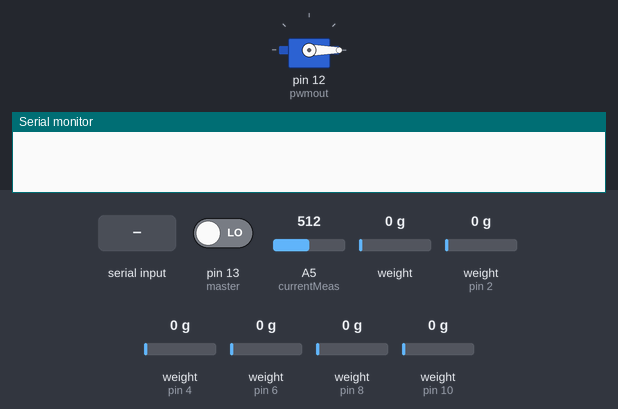
Simulated run of this sketch. Board: Arduino Uno, built with avr-gcc and run on an emulated ATmega328P. Shown: servo, the last lines printed to the serial monitor. The test bench sets the inputs (shaded band); at power-on: pin 13 (master) LOW, A5 (currentMeas) = 512, weight on the scale 0 g, weight on the scale (sensors on pin 2, pin 4, pin 6, pin 8, pin 10) 0 g.

Above: at 7.2 s.
7.3 s: pin 13 (master) driven HIGH
At 7.9 s:
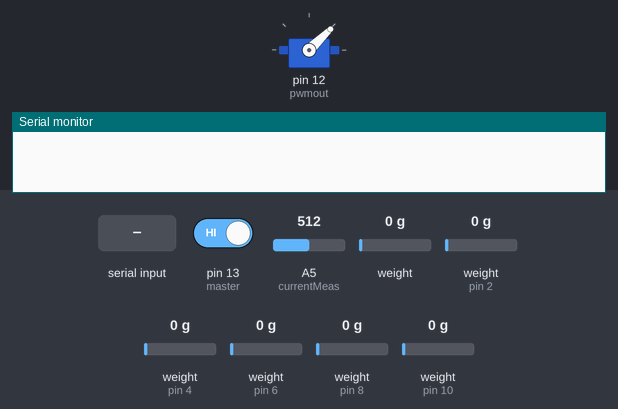
8.8 s: "1\n" received over Serial
At 9.5 s:
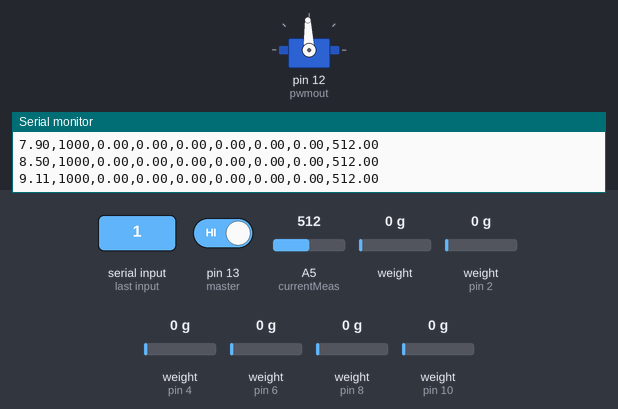
11.2 s: pin 13 (master) driven LOW
At 11.9 s:
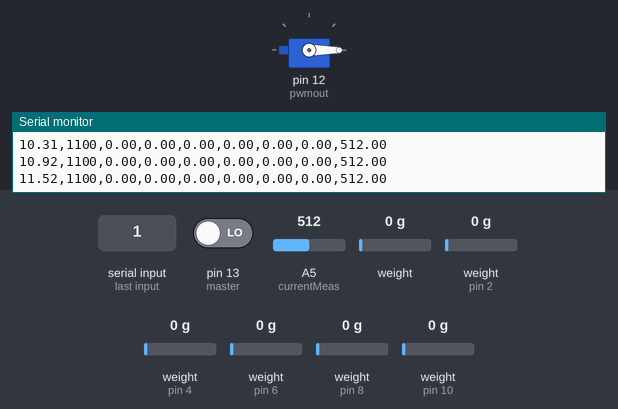
Timing chart, 0 to 14.2 s (numbered marks = the images above; inputs shaded):
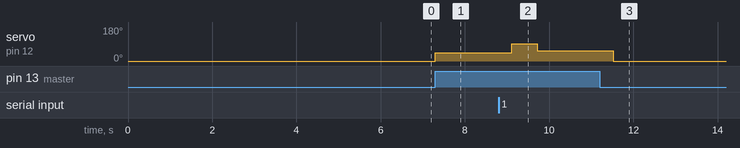

The sketch:

motorForceMeasurement.ino
```cpp
// Visual Micro is in vMicro>General>Tutorial Mode
//
/*
    Name:       motorForceMeasurement.ino
    Created:	2022. 07. 26. 14:56:56
    Author:     RAC\peter.gal
*/

// Define User Types below here or use a .h file
//


// Define Function Prototypes that use User Types below here or use a .h file
//


// Define Functions below here or use other .ino or cpp files
//

// The setup() function runs once each time the micro-controller starts

#include <HX711.h>
#include <Servo.h>


Servo motor;

const int hx1_d = 0;
const int hx1_s = 1;

const int hx2_d = 2;
const int hx2_s = 3;

const int hx3_d = 4;
const int hx3_s = 5;

const int hx4_d = 6;
const int hx4_s = 7;

const int hx5_d = 8;
const int hx5_s = 9;

const int hx6_d = 10;
const int hx6_s = 11;

HX711 hx1;
HX711 hx2;
HX711 hx3;
HX711 hx4;
HX711 hx5;
HX711 hx6;


const int pwmout = 12;
const int pwmmin = 1000;
const int pwmmax = 2000;

char potout = 0;

int pwm;

const int master = 13;

const int currentMeas = A5;

float current;

int pwmtomotor;

const float hx1Calib = 93870.43;
const float hx2Calib = -103950.70;
const float hx3Calib = 92177.35;
const float hx4Calib = 102815.72;
const float hx5Calib = -99859.09;
const float hx6Calib = 95043.76;

float read1;
float read2;
float read3;
float read4;
float read5;
float read6;

long previousMillis = 0;
long currentMillis = 0;

int interval = 300;

void setup()
{

    Serial.begin(115200);

    pinMode(pwmout, OUTPUT);
    pinMode(master, INPUT);
    pinMode(currentMeas, INPUT);

    hx1.begin(hx1_d, hx1_s);
    hx2.begin(hx2_d, hx2_s);
    hx3.begin(hx3_d, hx3_s);
    hx4.begin(hx4_d, hx4_s);
    hx5.begin(hx5_d, hx5_s);
    hx6.begin(hx6_d, hx6_s);

    hx1.tare();
    hx2.tare();
    hx3.tare();
    hx4.tare();
    hx5.tare();
    hx6.tare();

    hx1.set_scale(hx1Calib);
    hx2.set_scale(hx2Calib);
    hx3.set_scale(hx3Calib);
    hx4.set_scale(hx4Calib);
    hx5.set_scale(hx5Calib);
    hx6.set_scale(hx6Calib);

    motor.attach(pwmout);
}

// Add the main program code into the continuous loop() function
void loop()
{

    if (digitalRead(master) == 1)
    {

        if (Serial.available() > 0)
        {
            potout = Serial.read();
        }

        if (potout == 101)
        {
            hx1.tare();
            hx2.tare();
            hx3.tare();
            hx4.tare();
            hx5.tare();
            hx6.tare();
        }
        else if (potout == 102)
        {
            potout = 0;
            pwm = 0;
            motor.writeMicroseconds(pwm);
        }
        else
        {
            pwm =(int)potout;

            pwm = map(pwm, 0, 100, 1000, 2000);

            motor.writeMicroseconds(pwm);

            read1 = hx1.get_units();

            read2 = hx2.get_units();

            read3 = hx3.get_units();

            read4 = hx4.get_units();

            read5 = hx5.get_units();

            read6 = hx6.get_units();

            current = analogRead(currentMeas);

        }
        currentMillis = millis();
        if (currentMillis - previousMillis >= interval == true)
        {
            String writeString = String(millis() * 0.001) + "," + String(pwm) + "," + String(read1) + "," + String(read2) + "," + String(read3) + "," + String(read4) + "," + String(read5) + "," + String(read6) + "," + String(current);

            for (size_t i = 0; i < writeString.length(); i++)
            {
                char c = writeString.charAt(i);
                Serial.write(c);
            }
            Serial.write('\n');

            previousMillis = currentMillis;
        }
    }
    else if (digitalRead(master) == 0)
    {
        potout = 0;
        pwm = 0;
        motor.write(pwm);
    }

}
```

Measured:
- after the input at 7.3 s, servo on pin 12 (pwmout): 0° → 44° at once
- after the input at 8.8 s, servo on pin 12 (pwmout): 44° → 92° after 0.31 s, → 54° 0.60 s later
- after the input at 11.2 s, servo on pin 12 (pwmout): 54° → 0° after 0.32 s
